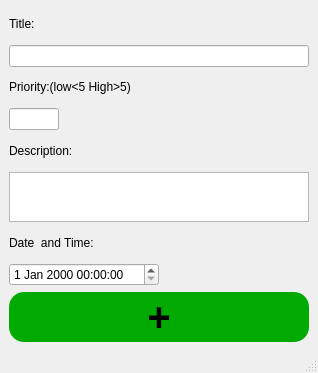
<?xml version="1.0" encoding="UTF-8"?>
<ui version="4.0">
 <class>MainWindow</class>
 <widget class="QMainWindow" name="MainWindow">
  <property name="geometry">
   <rect>
    <x>0</x>
    <y>0</y>
    <width>318</width>
    <height>373</height>
   </rect>
  </property>
  <property name="windowTitle">
   <string>To Do List</string>
  </property>
  <widget class="QWidget" name="centralwidget">
   <layout class="QVBoxLayout" name="verticalLayout">
    <item>
     <layout class="QGridLayout" name="grd_tasks"/>
    </item>
    <item>
     <widget class="QLabel" name="label_4">
      <property name="text">
       <string>Title:</string>
      </property>
     </widget>
    </item>
    <item>
     <widget class="QLineEdit" name="txt_newTask">
      <property name="sizePolicy">
       <sizepolicy hsizetype="MinimumExpanding" vsizetype="Fixed">
        <horstretch>0</horstretch>
        <verstretch>0</verstretch>
       </sizepolicy>
      </property>
      <property name="maximumSize">
       <size>
        <width>300</width>
        <height>16777215</height>
       </size>
      </property>
     </widget>
    </item>
    <item>
     <widget class="QLabel" name="label">
      <property name="text">
       <string>Priority:(low&lt;5   High&gt;5)</string>
      </property>
     </widget>
    </item>
    <item>
     <widget class="QLineEdit" name="txt_priority">
      <property name="sizePolicy">
       <sizepolicy hsizetype="MinimumExpanding" vsizetype="Fixed">
        <horstretch>0</horstretch>
        <verstretch>0</verstretch>
       </sizepolicy>
      </property>
      <property name="maximumSize">
       <size>
        <width>50</width>
        <height>16777215</height>
       </size>
      </property>
     </widget>
    </item>
    <item>
     <widget class="QLabel" name="label_2">
      <property name="text">
       <string>Description:</string>
      </property>
     </widget>
    </item>
    <item>
     <widget class="QTextEdit" name="txt_desc">
      <property name="maximumSize">
       <size>
        <width>16777215</width>
        <height>50</height>
       </size>
      </property>
     </widget>
    </item>
    <item>
     <widget class="QLabel" name="label_3">
      <property name="text">
       <string>Date  and Time:</string>
      </property>
     </widget>
    </item>
    <item>
     <widget class="QDateTimeEdit" name="dateTimeEdit">
      <property name="maximumSize">
       <size>
        <width>150</width>
        <height>16777215</height>
       </size>
      </property>
     </widget>
    </item>
    <item>
     <widget class="QPushButton" name="btn_newTask">
      <property name="sizePolicy">
       <sizepolicy hsizetype="Expanding" vsizetype="Fixed">
        <horstretch>0</horstretch>
        <verstretch>0</verstretch>
       </sizepolicy>
      </property>
      <property name="minimumSize">
       <size>
        <width>300</width>
        <height>50</height>
       </size>
      </property>
      <property name="maximumSize">
       <size>
        <width>65</width>
        <height>65</height>
       </size>
      </property>
      <property name="font">
       <font>
        <pointsize>30</pointsize>
        <italic>false</italic>
        <bold>true</bold>
        <underline>false</underline>
        <strikeout>false</strikeout>
        <kerning>true</kerning>
       </font>
      </property>
      <property name="layoutDirection">
       <enum>Qt::LeftToRight</enum>
      </property>
      <property name="styleSheet">
       <string notr="true">border-radius:15px;
background-color: rgb(0, 170, 0);</string>
      </property>
      <property name="text">
       <string>+</string>
      </property>
     </widget>
    </item>
   </layout>
  </widget>
  <widget class="QMenuBar" name="menubar">
   <property name="geometry">
    <rect>
     <x>0</x>
     <y>0</y>
     <width>318</width>
     <height>22</height>
    </rect>
   </property>
  </widget>
  <widget class="QStatusBar" name="statusbar"/>
 </widget>
 <resources/>
 <connections/>
</ui>
